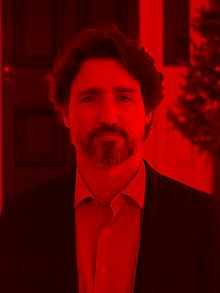
#> input picture logic/red_image.jpg, 220 x 293 px
$ python -i Video_Edit.py   (imports and definitions only)
#> lines starting #> are read from the running program, lines starting #| are printed output that depends on the picture
#> further down, picture is the input picture: PIL image 220x293 RGB; mean R, G, B 96.4, 1.2, 1.3
from .Add_borders import add_borders_and_resize
from moviepy import VideoFileClip, ImageSequenceClip
from PIL import Image, ImageFilter
import numpy as np
import math

def add_drop_shadow(image, offset=(5, 5), shadow_color=(0, 0, 0, 128), blur_radius=10):
    """
    Adds a highly blurred drop shadow only to the right and bottom edges of an image.

    Args:
        image (PIL.Image): The input image.
        offset (tuple): Offset of the shadow as (x, y).
        shadow_color (tuple): RGBA color of the shadow.
        blur_radius (int): Radius of Gaussian blur for the shadow.

    Returns:
        PIL.Image: The image with the drop shadow applied.
    """
#> called with offset = (5, 5), shadow_color = (0, 0, 0, 128), blur_radius = 10
    original = image.convert("RGBA")
    width, height = original.size
#> width = 220; height = 293

    # Calculate new image dimensions to accommodate shadow and blur
    total_width = width + max(0, offset[0])
#> total_width = 225
    total_height = height + max(0, offset[1])
#> total_height = 298

    # Create a transparent canvas for the shadow and the image
    transparent_canvas = Image.new("RGBA", (total_width, total_height), (0, 0, 0, 0))
#> transparent_canvas: PIL image 225x298 RGBA; every value is 0

    # Create a shadow layer
    shadow_layer = Image.new("RGBA", (total_width, total_height), (0, 0, 0, 0))

    # Define the shadow placement area (right and bottom edges only)
    shadow_box = (
                blur_radius + offset[0] ,  # Extend to width
                blur_radius + offset[1] ,  # Extend to height
                blur_radius + offset[0] + math.ceil(width/2),   # Start at right offset
                blur_radius + offset[1] + math.ceil(height/2)) # Start at bottom offset
#> shadow_box = (15, 15, 125, 162)

    shadow_layer.paste(shadow_color, shadow_box)
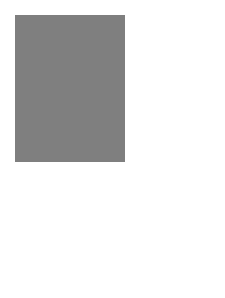
#> shadow_layer: PIL image 225x298 RGBA; mean R, G, B, A 0, 0, 0, 30.9; transparent parts drawn white

    # Apply a strong Gaussian blur for a very diffuse shadow
    shadow_layer = shadow_layer.filter(ImageFilter.GaussianBlur(blur_radius))
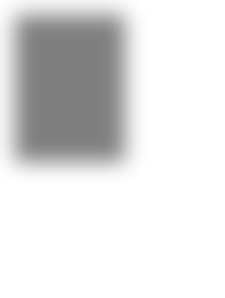
#> shadow_layer: PIL image 225x298 RGBA; mean R, G, B, A 0, 0, 0, 30.8; transparent parts drawn white

    # Composite the shadow onto the transparent canvas
    transparent_canvas = Image.alpha_composite(transparent_canvas, shadow_layer)

    # Paste the original image on top of the shadow
    image_position = (blur_radius, blur_radius)
    transparent_canvas.paste(original, image_position, mask=original)
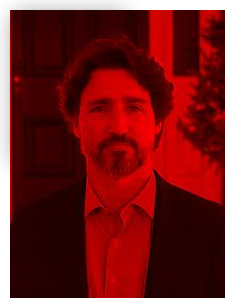
#> transparent_canvas: PIL image 225x298 RGBA; mean R, G, B, A 90.1, 1.1, 1.2, 236.4; transparent parts drawn white

    return transparent_canvas


# [73 lines left out: functions add_borders_and_resize, process_video_frame_by_frame, not called in this run]

>>> from PIL import Image
>>> picture = Image.open('../red_image.jpg')
>>> result = add_drop_shadow(picture)
